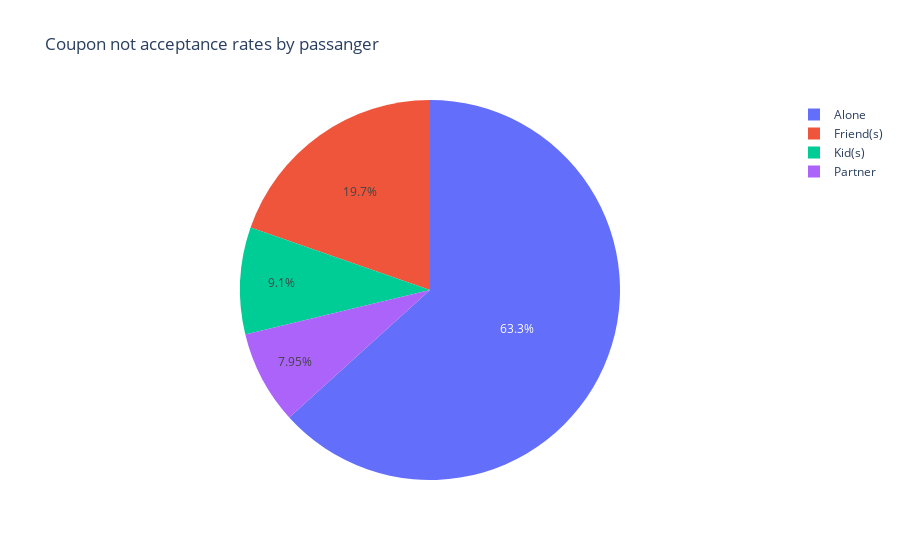

The notebook cell this image was saved under:
### Code cell
# Analyze the reasons why the coupons were not accepted by the drivers.

# Pie chart to see by passanger were the coupons not accepted
data_n = data.query('Y == 0')
print(f'Number of coupons not accepted: {len(data_n)}')
# Replacing the column value to 1 as this dataframe contains only Not accepted coupons data
data_n['Y'] = 1

fig_data_n_pass = px.pie(data_n, values="Y", names="passanger",title="Coupon not acceptance rates by passanger")
fig_data_n_pass.show()

### Figure 1 — Plotly figure (JSON) as saved in the notebook; plotly's stock layout.template omitted (floating-point values rounded to 4 significant figures; data arrays with more than 128 entries replaced by an {"elided": "..."} marker saying what was removed)
{"data": [{"domain": {"x": [0, 1], "y": [0, 1]}, "hovertemplate": "passanger=%{label}<br>Y=%{value}<extra></extra>", "labels": {"elided": "5474 str values"}, "legendgroup": "", "name": "", "showlegend": true, "type": "pie", "values": {"elided": "5474 int values"}}], "layout": {"autosize": true, "legend": {"tracegroupgap": 0}, "title": {"text": "Coupon not acceptance rates by passanger"}}}
